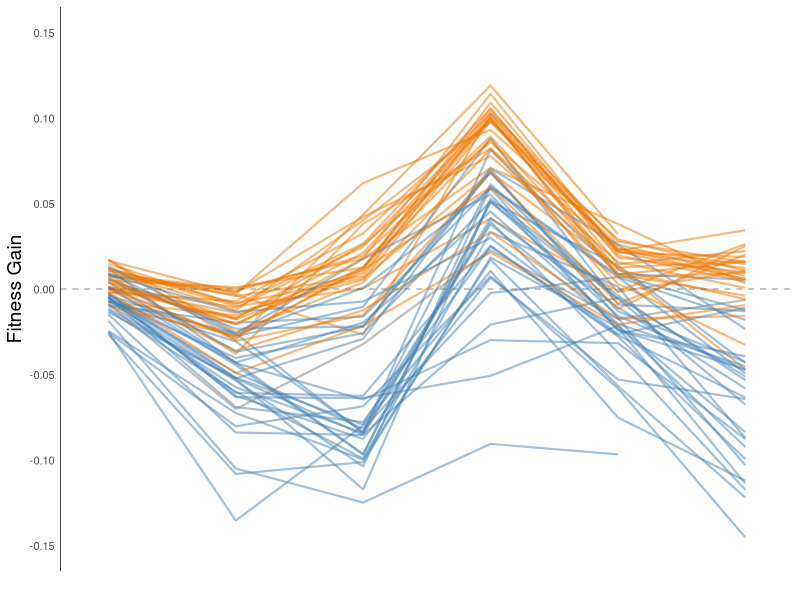
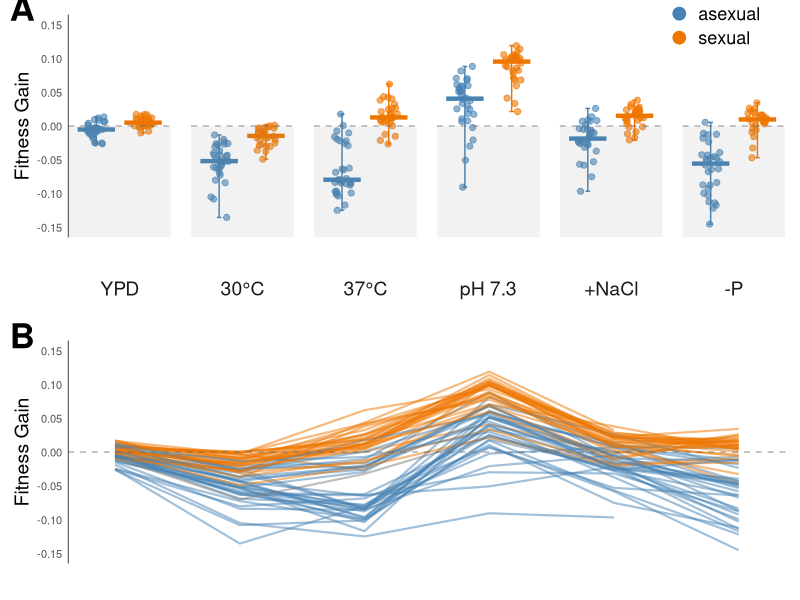
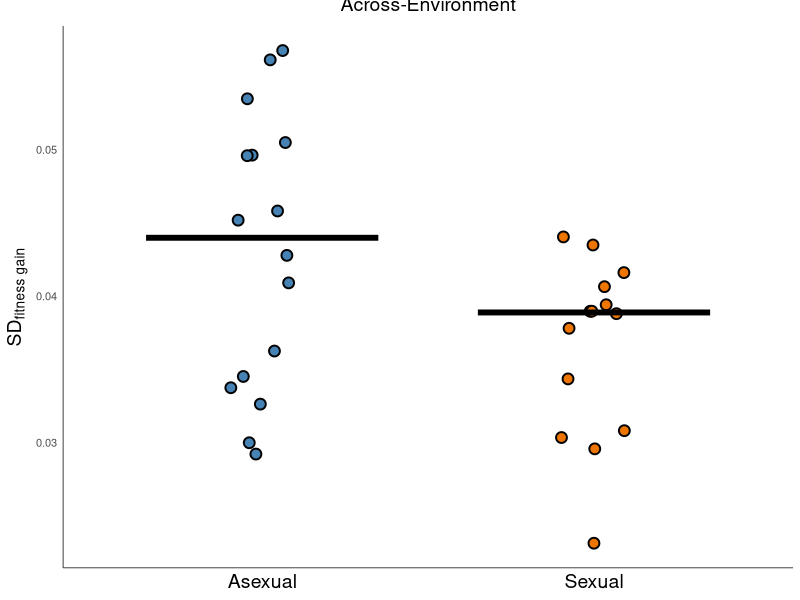
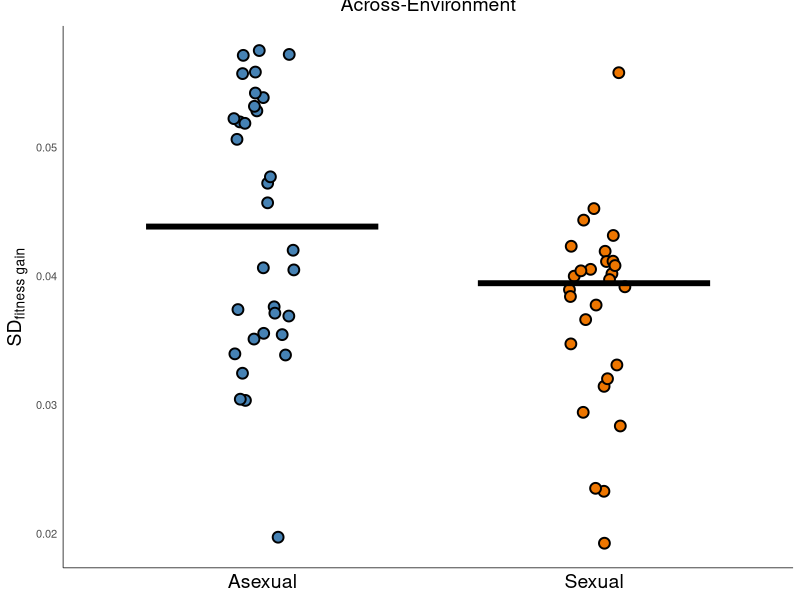
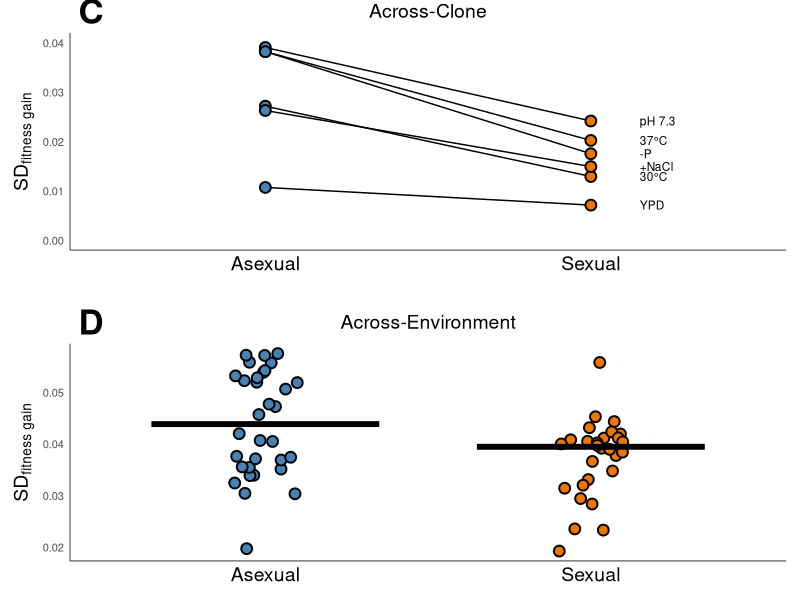
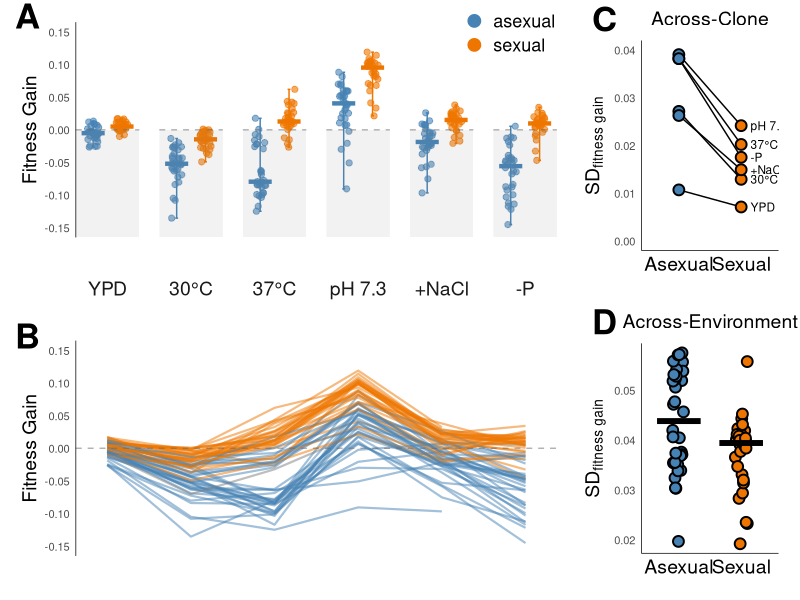
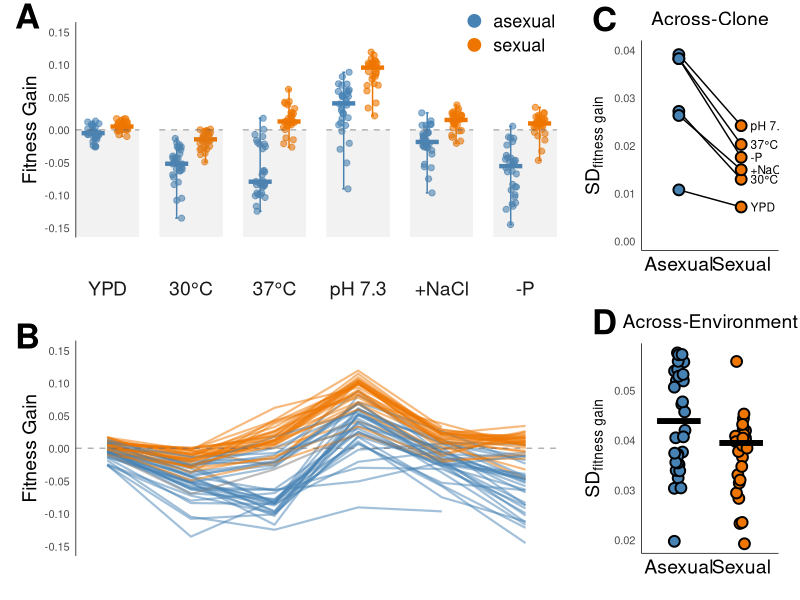
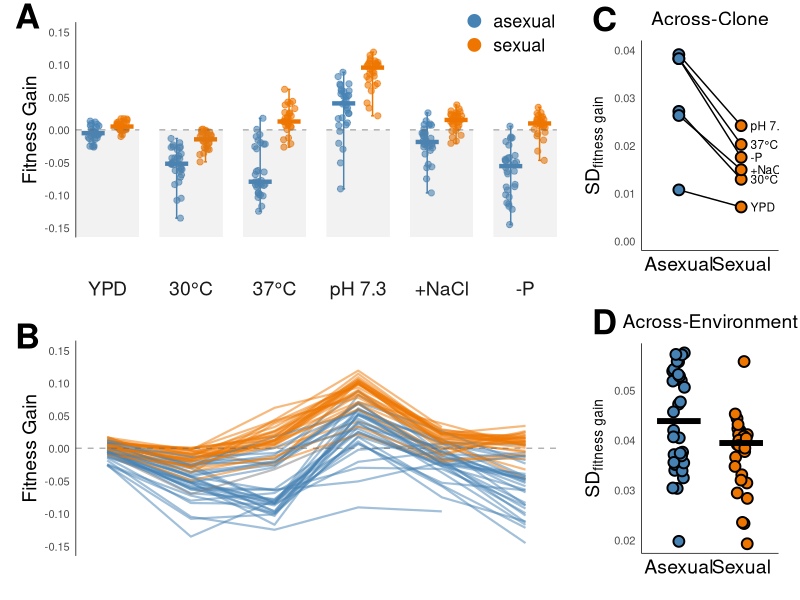

Source code (R) for these figures, in order:
library(ggplot2)
library(ggpubr)
library(dplyr)
library(patchwork)
library(Cairo)

theme_gge <- function (base_size = 10, base_family = "sans")
{
  theme_bw(base_size = base_size, base_family = base_family) %+replace%
    theme(
      plot.title = element_text(size = 7),
      panel.background = element_rect(fill = "white", colour = NA),
      #panel.border = element_rect(fill = NA, colour = "black"),
      panel.border = element_blank(),
      axis.line = element_line(colour = "black", linewidth = 0.25),
      panel.grid.major = element_blank(),
      panel.grid.minor = element_blank(),
      strip.background = element_blank(),
      axis.ticks = element_blank(),
      legend.key = element_rect(fill = "white", colour = NA),
      complete = TRUE)
}
set.seed(24)

# Define kk_pop_ids to remove
excluded_kk_pop_ids <- c("a1.1_H06", "a3_H02", "a3_A03")

# load aggregated clone data:
CD4 <- read.csv("parsed_clone_fitness_data.csv", T)
CD4$anc <- 0
CD4$anc[grep('MJM',paste0(CD4$kk_pop_id))] <- 1

# remove outliers that are impossible to accurately estimate:
CD4 <- CD4[abs(CD4$fitness_gain_avg)<0.2,]

CD4 <- CD4 %>%
  filter(!kk_pop_id %in% excluded_kk_pop_ids)

# mean center the populations around the total env-specific means:
env_means_clones <- dplyr::group_by(CD4, env) %>% summarise(env_mean = mean(fitness_gain_avg))
CD4b <- merge(CD4, env_means_clones, by = 'env')
ranges2 <- dplyr::group_by(CD4b[CD4b$anc==0,], env, regime) %>%
  summarise(mn = min(fitness_gain_avg - env_mean), mx = max(fitness_gain_avg - env_mean))
CD4b$mc_avg <- CD4b$fitness_gain_avg - CD4b$env_mean # calculate mean-centered fitness gain

CD4b <- CD4b %>%
  mutate(env = factor(env,
                      levels = c('YPD', 'SC30C', 'SC37C', 'SC_pH7.3', 'SC_0.2M_NaCl', 'lowP'),
                      labels = c('YPD', '30°C', '37°C', 'pH 7.3', '+NaCl', '-P')))

# define ranges for plotting lines:
ranges <- dplyr::group_by(CD4b[CD4b$fitness_gain_avg<0.2,], env, regime) %>% summarise(mn = min(fitness_gain_avg),mx = max(fitness_gain_avg))

clone_pointplot <- ggplot(CD4b %>% filter(!is.na(regime), fitness_gain_avg < 0.2), 
                        aes(x = regime, y = fitness_gain_avg, color = regime)) +
  # Jittered points with slightly smaller size
  geom_jitter(width = 0.2, size = 1.8, alpha = 0.6) +
  # Horizontal line for the median, wider across the x-axis
  stat_summary(fun = median, geom = "crossbar", width = 0.8, size = 0.6) +  # Wider median line
  # Vertical line showing the range (min to max)
  geom_errorbar(stat = "summary", fun.min = min, fun.max = max, width = 0.1, size = 0.5) +
  annotate("rect", ymin = -Inf, ymax = 0, xmin = -Inf, xmax = Inf, alpha = 0.1, fill = "gray50") +
  geom_hline(yintercept = 0, lty = 'dashed',col='gray40',alpha=0.5) +
  facet_wrap(~ env, scales = 'fixed', nrow = 1, strip.position = "bottom") +  # Side-by-side subplots
  scale_y_continuous(limits = c(-0.15,0.15), breaks = seq(-0.2,0.15,0.05)) +
  theme_gge() +
  theme(
    legend.position = c(0.90, 0.95),
    legend.title = element_blank(),
    legend.text = element_text(size = 13),
    axis.title.y = element_text(size = 14),
    axis.text.x = element_blank(),
    axis.ticks.x = element_blank(),
    axis.line.x = element_blank(),
    strip.background = element_blank(),  # Remove background for facet labels
    strip.text = element_text(size = 14, margin = margin(t = 30, b = 5)),  # Make facet labels bigger
    panel.spacing = unit(1, "lines")  # Add spacing between panels if needed
  ) +
  scale_color_manual(values = c('steelblue', 'darkorange2')) +  # Colors for jittered points and median lines
  guides(color = guide_legend(override.aes = list(shape = 'circle', linetype = 0, size = 4, alpha = 1))) +  # Use lines in the legend
  ylab("Fitness Gain") + xlab("")

# fitness_plot <- clone_pointplot +
#   labs(tag = "a") +
#   plot_annotation(
#     theme = theme(plot.margin = margin(5, 5, 5, 5))
#   ) & 
#   theme(plot.tag = element_text(face = 'bold', size = 25), plot.tag.position = c(0.01, 0.98), plot.margin = margin(5, 5, 5, 5))
# 
# fitness_plot

# ggsave(fitness_plot, filename = 'figureS3a.pdf', width = 8, height = 6, units = "in", dpi = 300)
# ggsave(fitness_plot, filename = 'figureS3a.jpg', width = 8, height = 6, units = "in", dpi = 300)

clone_pcplot <- ggplot(CD4b, aes(x = env, y = fitness_gain_avg, col = regime, group = sample_id)) + geom_line(alpha= 0.5, size = 0.75) + theme_gge() +
  scale_color_manual(values = c('steelblue','darkorange2')) +
  scale_y_continuous(limits = c(-0.15,0.15), breaks = seq(-0.2,0.15,0.05)) +
  scale_x_discrete(expand = c(0.075, 0)) +  # Reduce white space on either side
  theme(
    axis.text.x = element_blank(),
    axis.ticks.x = element_blank(),
    axis.line.x = element_blank(),
    axis.title.y = element_text(size = 14),
    legend.position = 'none'
  ) +
  geom_hline(yintercept = 0, lty = 'dashed',col='gray40',alpha=0.5) +
  xlab('') + ylab('Fitness Gain') #+
#coord_flip()
clone_pcplot

# ggsave(clone_pcplot, filename = 'figureS3b.pdf', width = 8, height = 5, units = 'in', dpi = 300)
# ggsave(clone_pcplot, filename = 'figureS3b.jpg', width = 8, height = 5, units = 'in', dpi = 300)

# Combine the two plots vertically
fitness_plot <- clone_pointplot / clone_pcplot + 
  plot_layout(heights = c(1, 1))+  # Adjust relative heights of the plots
  plot_annotation(tag_levels = 'A', tag_prefix = '', tag_suffix = '') & # Add "a)" and "b)" to the plots
  theme(
    plot.tag = element_text(face = 'bold', size = 25),
    plot.tag.position = c(0.01, 1.02)
  )

fitness_plot

# ggsave(fitness_plot, filename = 'figureS3ab.pdf', width = 8, height = 10, units = 'in', dpi = 300)
# ggsave(fitness_plot, filename = 'figureS3ab.jpg', width = 8, height = 10, units = 'in', dpi = 300)

#### VARIANCE CALCULATIONS AND PLOTS ####
# calculate summary statistics for plotting:
#c_var_e <- dplyr::group_by(CD4b[CD4b$anc==0,], regime, kk_pop_id) %>% summarise(var_e = sqrt(var(fitness_gain_avg)))
c_var_e <- dplyr::group_by(CD4b[CD4b$anc==0,], regime, kk_pop_id, env) %>%
  summarise(fitness_gain_avg_pop = mean(fitness_gain_avg)) %>%
  group_by(regime,kk_pop_id) %>%
  summarise(var_e = sqrt(var(fitness_gain_avg_pop)))
c_var_e$regime <- factor(c_var_e$regime, levels = c("asexual", "sexual"))

var_e_plot1 <- ggplot(c_var_e, aes(x = regime, y = var_e, color = as.character(regime))) + 
  geom_jitter(aes(fill = regime), width = 0.1, shape = 21, size = 3, color = "black", stroke = 1) +
  scale_fill_manual(values = c("sexual" = "darkorange2", "asexual" = "steelblue")) +
  stat_summary(fun = median, geom = "crossbar", width = 0.7, size = 0.8, color = "black") +
  labs(y = expression(SD[fitness~gain]), x = NULL, title = "Across-Environment") +
  theme_gge() +
  scale_x_discrete(labels = c("asexual" = "Asexual", "sexual" = "Sexual")) +
  theme(
    legend.position = 'none', 
    axis.title.x = element_blank(), 
    axis.title.y = element_text(size = 14), 
    axis.text.x = element_text(size = 14, color = "black"),
    plot.title = element_text(size = 14, hjust = 0.5, vjust = 3)
  )

var_e_plot1

#ggsave(var_e_plot1, filename = 'figure2c.pdf', width = 2.5, height = 5, units = "in", dpi = 300)

# average within pops; calculate t-test:
with(c_var_e, t.test(var_e ~ regime, var.equal = FALSE))

## Making each point a clone instead of a population (average of 2 clones)
c_var_e2 <- dplyr::group_by(CD4b[CD4b$anc==0,], regime, sample_id) %>%
  summarise(var_e = sqrt(var(fitness_gain_avg)))
c_var_e2$regime <- factor(c_var_e2$regime, levels = c("asexual", "sexual"))

var_e_plot2 <- ggplot(c_var_e2, aes(x = regime, y = var_e, color = as.character(regime))) + 
  geom_jitter(aes(fill = regime), width = 0.1, shape = 21, size = 3, color = "black", stroke = 1) +
  scale_fill_manual(values = c("sexual" = "darkorange2", "asexual" = "steelblue")) +
  stat_summary(fun = median, geom = "crossbar", width = 0.7, size = 0.8, color = "black") +
  labs(y = expression(SD[fitness~gain]), x = NULL, title = "Across-Environment") +
  theme_gge() +
  scale_x_discrete(labels = c("asexual" = "Asexual", "sexual" = "Sexual")) +
  theme(
    legend.position = 'none', 
    axis.title.x = element_blank(), 
    axis.title.y = element_text(size = 14), 
    axis.text.x = element_text(size = 14, color = "black"),
    plot.title = element_text(size = 14, hjust = 0.5, vjust = 3)
  )

var_e_plot2

# ggsave(var_e_plot2, filename = 'across_env_clones.pdf', width = 2.5, height = 5, units = "in", dpi = 300)

# average within pops; calculate t-test:
with(c_var_e2, t.test(var_e ~ regime, var.equal = FALSE))


c_var_g <- dplyr::group_by(CD4b[CD4b$anc==0,], regime, env) %>% summarise(var_g = sqrt(var(fitness_gain_avg)))
c_var_g$env <- factor(c_var_g$env, levels = c('YPD', '30°C', '37°C', 'pH 7.3', '+NaCl', '-P'))
c_var_g$regime <- factor(c_var_g$regime, levels = c('asexual','sexual'))
clone_var_g <- ggplot(c_var_g, aes(x = regime, y = var_g, group = env, col = env)) +
  geom_line(color = "black") +
  geom_point(aes(fill = regime), shape = 21, size = 3, color = "black", stroke = 1) + 
  labs(y = expression(SD[fitness~gain]), x = NULL, title = "Across-Clone") +
  theme_gge() +
  theme(
    legend.position = 'none', 
    axis.title.x = element_blank(), 
    axis.title.y = element_text(size = 14), 
    axis.text.x = element_text(size = 14, color = "black"),
    plot.title = element_text(size = 14, hjust = 0.5, vjust = 3)
  ) +
  scale_fill_manual(values = c("sexual" = "darkorange2", "asexual" = "steelblue")) +
  scale_y_continuous(limits = c(0,0.04), breaks = seq(0,0.04,0.01)) +
  scale_x_discrete(labels = c("asexual" = "Asexual", "sexual" = "Sexual")) +
  geom_text(
    data = c_var_g %>% filter(regime == "sexual"),  # Filter only sexual points
    aes(label = env, y = var_g + ifelse(env == "pH 7.3", 0, ifelse(env == "37°C", 0, ifelse(env == "-P", 0, 0)))),  # Use env as the label
    position = position_nudge(x = 0.15),
    hjust = 0,
    size = 3,  # Text size
    color = "black"  # Text color
  )

#ggsave(clone_var_g, filename = 'figure2b.pdf', width = 2.5, height = 5, units = "in", dpi = 300)

std_dev_plot <- clone_var_g + plot_spacer() + var_e_plot2 +
  plot_layout(ncol = 1, heights = c(1, 0.1, 1)) +
  plot_annotation(tag_levels = list(c("C", "D")), tag_prefix = '', tag_suffix = '') &
  theme(
    plot.tag = element_text(face = 'bold', size = 25),
    plot.tag.position = c(0.1, 1.01),
    plot.margin = margin(5, 5, 5, 5),
  )

std_dev_plot

# ggsave(std_dev_plot, filename = 'figureS3cd.pdf', width = 3, height = 10, units = "in", dpi = 300)
# ggsave(std_dev_plot, filename = 'figureS3cd.jpg', width = 3, height = 10, units = "in", dpi = 300)

wrapped_fitness_plot <- wrap_elements(full = fitness_plot)
wrapped_std_dev_plot <- wrap_elements(full = std_dev_plot)

# Combine the two plots
combined_plot <- wrapped_fitness_plot + wrapped_std_dev_plot + 
  plot_layout(ncol = 2, widths = c(8, 3))

combined_plot

ggsave(combined_plot, filename = 'figureS3.pdf', width = 11, height = 10, units = 'in', dpi = 300)
ggsave(combined_plot, filename = 'figureS3.jpg', width = 11, height = 10, units = 'in', dpi = 300)
